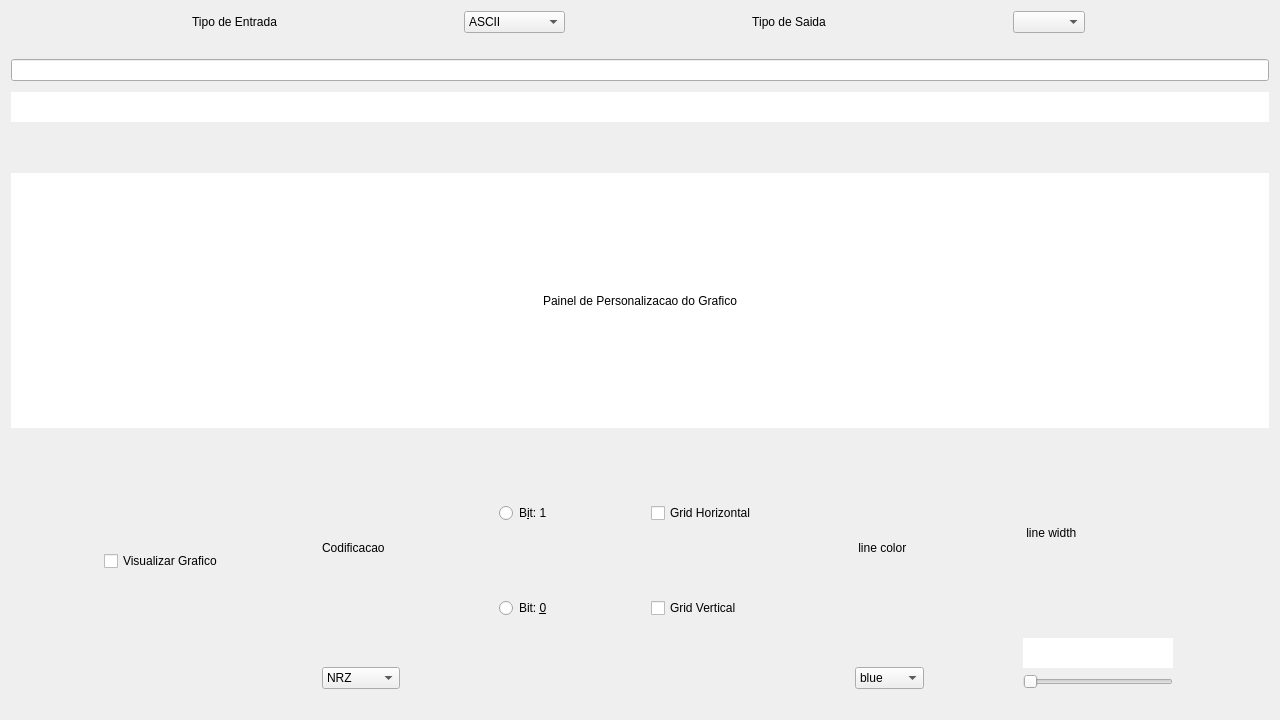
<?xml version="1.0" encoding="UTF-8"?>
<ui version="4.0">
 <class>Form</class>
 <widget class="QWidget" name="Form">
  <property name="geometry">
   <rect>
    <x>0</x>
    <y>0</y>
    <width>1280</width>
    <height>720</height>
   </rect>
  </property>
  <property name="minimumSize">
   <size>
    <width>1280</width>
    <height>720</height>
   </size>
  </property>
  <property name="windowTitle">
   <string>Line coding</string>
  </property>
  <layout class="QGridLayout" name="gridLayout">
   <item row="12" column="0" colspan="2">
    <layout class="QHBoxLayout" name="horizontalLayout_3">
     <item>
      <layout class="QVBoxLayout" name="verticalLayout_7">
       <item>
        <widget class="QCheckBox" name="checkBox3">
         <property name="sizePolicy">
          <sizepolicy hsizetype="Fixed" vsizetype="Fixed">
           <horstretch>0</horstretch>
           <verstretch>0</verstretch>
          </sizepolicy>
         </property>
         <property name="text">
          <string>Visualizar Grafico</string>
         </property>
        </widget>
       </item>
      </layout>
     </item>
     <item>
      <layout class="QVBoxLayout" name="verticalLayout_5">
       <item>
        <widget class="QLabel" name="label_4">
         <property name="sizePolicy">
          <sizepolicy hsizetype="Fixed" vsizetype="Preferred">
           <horstretch>0</horstretch>
           <verstretch>0</verstretch>
          </sizepolicy>
         </property>
         <property name="text">
          <string>Codificacao</string>
         </property>
        </widget>
       </item>
       <item>
        <widget class="QComboBox" name="comboBox3">
         <property name="sizePolicy">
          <sizepolicy hsizetype="Fixed" vsizetype="Fixed">
           <horstretch>50</horstretch>
           <verstretch>0</verstretch>
          </sizepolicy>
         </property>
         <item>
          <property name="text">
           <string>NRZ</string>
          </property>
         </item>
         <item>
          <property name="text">
           <string>NRZ-L</string>
          </property>
         </item>
         <item>
          <property name="text">
           <string>NRZ-I</string>
          </property>
         </item>
         <item>
          <property name="text">
           <string>RZ Polar</string>
          </property>
         </item>
        </widget>
       </item>
      </layout>
     </item>
     <item>
      <layout class="QVBoxLayout" name="verticalLayout_6">
       <item>
        <widget class="QRadioButton" name="radioButton1">
         <property name="sizePolicy">
          <sizepolicy hsizetype="Fixed" vsizetype="Fixed">
           <horstretch>0</horstretch>
           <verstretch>0</verstretch>
          </sizepolicy>
         </property>
         <property name="text">
          <string>B&amp;it: 1</string>
         </property>
        </widget>
       </item>
       <item>
        <widget class="QRadioButton" name="radioButton2">
         <property name="sizePolicy">
          <sizepolicy hsizetype="Fixed" vsizetype="Fixed">
           <horstretch>0</horstretch>
           <verstretch>0</verstretch>
          </sizepolicy>
         </property>
         <property name="text">
          <string>Bit: &amp;0</string>
         </property>
        </widget>
       </item>
      </layout>
     </item>
     <item>
      <layout class="QVBoxLayout" name="verticalLayout">
       <item>
        <widget class="QCheckBox" name="checkBox2">
         <property name="sizePolicy">
          <sizepolicy hsizetype="Fixed" vsizetype="Fixed">
           <horstretch>0</horstretch>
           <verstretch>0</verstretch>
          </sizepolicy>
         </property>
         <property name="text">
          <string>Grid Horizontal</string>
         </property>
        </widget>
       </item>
       <item>
        <widget class="QCheckBox" name="checkBox1">
         <property name="sizePolicy">
          <sizepolicy hsizetype="Fixed" vsizetype="Fixed">
           <horstretch>0</horstretch>
           <verstretch>0</verstretch>
          </sizepolicy>
         </property>
         <property name="text">
          <string>Grid Vertical</string>
         </property>
        </widget>
       </item>
      </layout>
     </item>
     <item>
      <layout class="QVBoxLayout" name="verticalLayout_2">
       <item>
        <widget class="QLabel" name="label">
         <property name="sizePolicy">
          <sizepolicy hsizetype="Fixed" vsizetype="Preferred">
           <horstretch>0</horstretch>
           <verstretch>0</verstretch>
          </sizepolicy>
         </property>
         <property name="text">
          <string> line color </string>
         </property>
        </widget>
       </item>
       <item>
        <widget class="QComboBox" name="comboBox4">
         <property name="sizePolicy">
          <sizepolicy hsizetype="Fixed" vsizetype="Fixed">
           <horstretch>0</horstretch>
           <verstretch>0</verstretch>
          </sizepolicy>
         </property>
         <item>
          <property name="text">
           <string>blue</string>
          </property>
         </item>
         <item>
          <property name="text">
           <string>cian</string>
          </property>
         </item>
         <item>
          <property name="text">
           <string>green</string>
          </property>
         </item>
         <item>
          <property name="text">
           <string>yellow</string>
          </property>
         </item>
         <item>
          <property name="text">
           <string>pink</string>
          </property>
         </item>
         <item>
          <property name="text">
           <string>red</string>
          </property>
         </item>
         <item>
          <property name="text">
           <string>black</string>
          </property>
         </item>
         <item>
          <property name="text">
           <string>purple</string>
          </property>
         </item>
         <item>
          <property name="text">
           <string>orange</string>
          </property>
         </item>
        </widget>
       </item>
      </layout>
     </item>
     <item>
      <layout class="QVBoxLayout" name="verticalLayout_3">
       <item>
        <widget class="QLabel" name="label6">
         <property name="sizePolicy">
          <sizepolicy hsizetype="Fixed" vsizetype="Preferred">
           <horstretch>0</horstretch>
           <verstretch>0</verstretch>
          </sizepolicy>
         </property>
         <property name="text">
          <string> line width</string>
         </property>
        </widget>
       </item>
       <item>
        <widget class="QLabel" name="label5">
         <property name="sizePolicy">
          <sizepolicy hsizetype="Preferred" vsizetype="Fixed">
           <horstretch>0</horstretch>
           <verstretch>0</verstretch>
          </sizepolicy>
         </property>
         <property name="minimumSize">
          <size>
           <width>0</width>
           <height>30</height>
          </size>
         </property>
         <property name="maximumSize">
          <size>
           <width>16777215</width>
           <height>30</height>
          </size>
         </property>
         <property name="styleSheet">
          <string notr="true">background-color: rgb(255, 255, 255);</string>
         </property>
         <property name="text">
          <string/>
         </property>
         <property name="alignment">
          <set>Qt::AlignCenter</set>
         </property>
        </widget>
       </item>
       <item>
        <widget class="QSlider" name="horizontalSlider1">
         <property name="sizePolicy">
          <sizepolicy hsizetype="Preferred" vsizetype="Fixed">
           <horstretch>0</horstretch>
           <verstretch>0</verstretch>
          </sizepolicy>
         </property>
         <property name="minimumSize">
          <size>
           <width>0</width>
           <height>0</height>
          </size>
         </property>
         <property name="maximumSize">
          <size>
           <width>150</width>
           <height>16777215</height>
          </size>
         </property>
         <property name="sizeIncrement">
          <size>
           <width>0</width>
           <height>0</height>
          </size>
         </property>
         <property name="orientation">
          <enum>Qt::Horizontal</enum>
         </property>
        </widget>
       </item>
      </layout>
     </item>
    </layout>
   </item>
   <item row="10" column="0">
    <spacer name="verticalSpacer_5">
     <property name="orientation">
      <enum>Qt::Vertical</enum>
     </property>
     <property name="sizeType">
      <enum>QSizePolicy::Fixed</enum>
     </property>
     <property name="sizeHint" stdset="0">
      <size>
       <width>5</width>
       <height>5</height>
      </size>
     </property>
    </spacer>
   </item>
   <item row="4" column="0">
    <spacer name="verticalSpacer">
     <property name="orientation">
      <enum>Qt::Vertical</enum>
     </property>
     <property name="sizeType">
      <enum>QSizePolicy::Fixed</enum>
     </property>
     <property name="sizeHint" stdset="0">
      <size>
       <width>20</width>
       <height>20</height>
      </size>
     </property>
    </spacer>
   </item>
   <item row="7" column="0" colspan="2">
    <widget class="QLabel" name="label1">
     <property name="sizePolicy">
      <sizepolicy hsizetype="Preferred" vsizetype="Fixed">
       <horstretch>0</horstretch>
       <verstretch>0</verstretch>
      </sizepolicy>
     </property>
     <property name="minimumSize">
      <size>
       <width>0</width>
       <height>30</height>
      </size>
     </property>
     <property name="styleSheet">
      <string notr="true">background-color: rgb(255, 255, 255);</string>
     </property>
     <property name="text">
      <string/>
     </property>
     <property name="alignment">
      <set>Qt::AlignCenter</set>
     </property>
    </widget>
   </item>
   <item row="5" column="0" colspan="2">
    <widget class="QLineEdit" name="lineEdit1"/>
   </item>
   <item row="9" column="0" colspan="2">
    <layout class="QVBoxLayout" name="graphLayout"/>
   </item>
   <item row="6" column="0">
    <spacer name="verticalSpacer_3">
     <property name="orientation">
      <enum>Qt::Vertical</enum>
     </property>
     <property name="sizeType">
      <enum>QSizePolicy::Fixed</enum>
     </property>
     <property name="sizeHint" stdset="0">
      <size>
       <width>20</width>
       <height>5</height>
      </size>
     </property>
    </spacer>
   </item>
   <item row="1" column="0" colspan="2">
    <layout class="QHBoxLayout" name="horizontalLayout_2">
     <item>
      <widget class="QLabel" name="label2">
       <property name="sizePolicy">
        <sizepolicy hsizetype="Fixed" vsizetype="Preferred">
         <horstretch>0</horstretch>
         <verstretch>0</verstretch>
        </sizepolicy>
       </property>
       <property name="text">
        <string>Tipo de Entrada</string>
       </property>
       <property name="alignment">
        <set>Qt::AlignCenter</set>
       </property>
      </widget>
     </item>
     <item>
      <widget class="QComboBox" name="comboBox1">
       <property name="sizePolicy">
        <sizepolicy hsizetype="Fixed" vsizetype="Fixed">
         <horstretch>0</horstretch>
         <verstretch>0</verstretch>
        </sizepolicy>
       </property>
       <item>
        <property name="text">
         <string>ASCII</string>
        </property>
       </item>
       <item>
        <property name="text">
         <string>Binario</string>
        </property>
       </item>
       <item>
        <property name="text">
         <string>Hexadecimal</string>
        </property>
       </item>
      </widget>
     </item>
     <item>
      <widget class="QLabel" name="label3">
       <property name="sizePolicy">
        <sizepolicy hsizetype="Fixed" vsizetype="Preferred">
         <horstretch>0</horstretch>
         <verstretch>0</verstretch>
        </sizepolicy>
       </property>
       <property name="text">
        <string>Tipo de Saida</string>
       </property>
       <property name="alignment">
        <set>Qt::AlignCenter</set>
       </property>
      </widget>
     </item>
     <item>
      <widget class="QComboBox" name="comboBox2">
       <property name="sizePolicy">
        <sizepolicy hsizetype="Fixed" vsizetype="Fixed">
         <horstretch>0</horstretch>
         <verstretch>0</verstretch>
        </sizepolicy>
       </property>
      </widget>
     </item>
    </layout>
   </item>
   <item row="8" column="0">
    <spacer name="verticalSpacer_4">
     <property name="orientation">
      <enum>Qt::Vertical</enum>
     </property>
     <property name="sizeType">
      <enum>QSizePolicy::Fixed</enum>
     </property>
     <property name="sizeHint" stdset="0">
      <size>
       <width>20</width>
       <height>40</height>
      </size>
     </property>
    </spacer>
   </item>
   <item row="11" column="0" colspan="2">
    <layout class="QVBoxLayout" name="verticalLayout_4">
     <item>
      <widget class="QLabel" name="label4">
       <property name="minimumSize">
        <size>
         <width>0</width>
         <height>30</height>
        </size>
       </property>
       <property name="styleSheet">
        <string notr="true">background-color: rgb(255, 255, 255);</string>
       </property>
       <property name="text">
        <string>Painel de Personalizacao do Grafico</string>
       </property>
       <property name="alignment">
        <set>Qt::AlignCenter</set>
       </property>
      </widget>
     </item>
    </layout>
   </item>
   <item row="13" column="0">
    <spacer name="verticalSpacer_2">
     <property name="orientation">
      <enum>Qt::Vertical</enum>
     </property>
     <property name="sizeType">
      <enum>QSizePolicy::Fixed</enum>
     </property>
     <property name="sizeHint" stdset="0">
      <size>
       <width>20</width>
       <height>20</height>
      </size>
     </property>
    </spacer>
   </item>
  </layout>
 </widget>
 <resources/>
 <connections/>
</ui>
